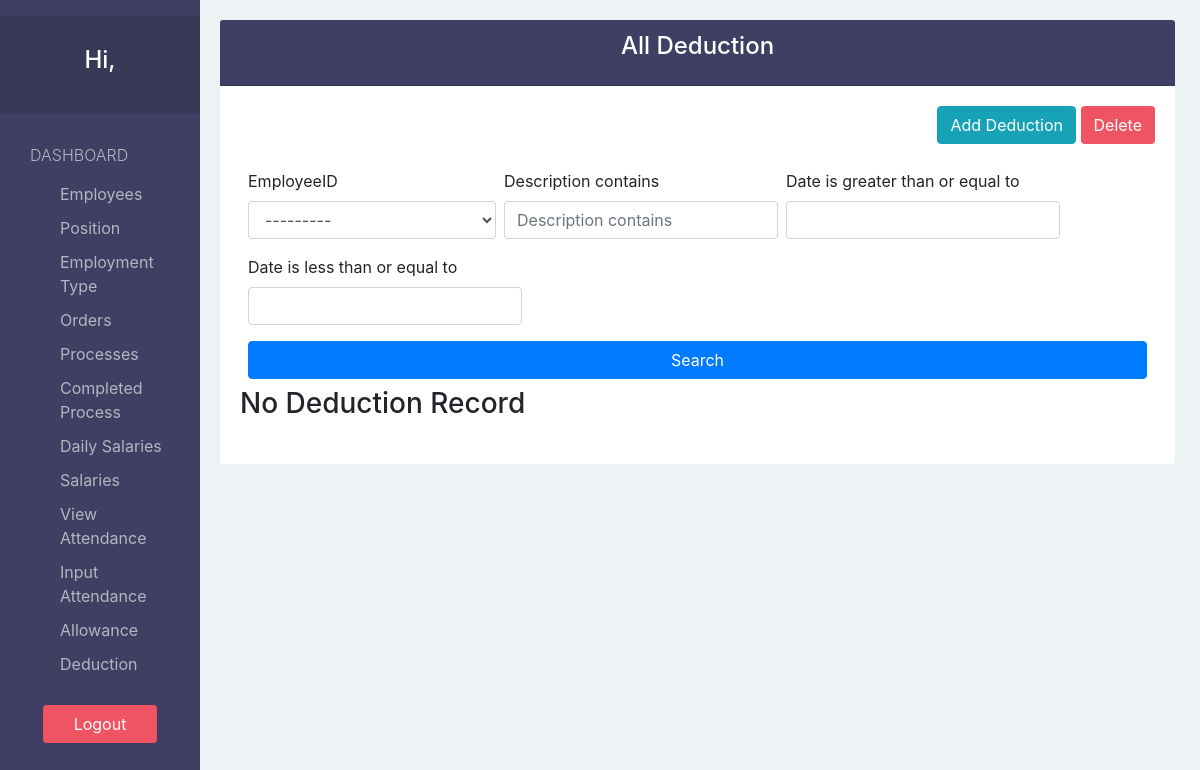
The app's page /deduction/, older data.
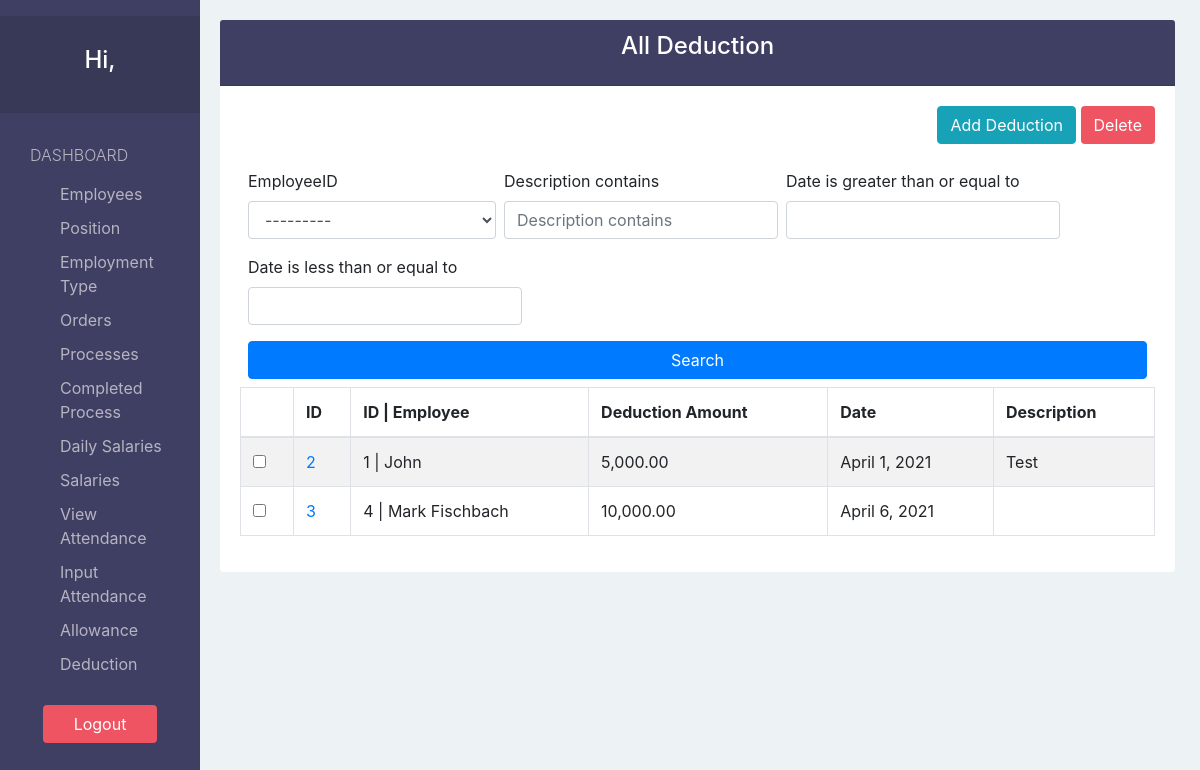
The same page, newer data.
### payrollApp/models.py (models this page shows)
class Deduction(models.Model):
  employeeID  = models.ForeignKey('Employee', default=None, null=True, on_delete=models.SET_DEFAULT)
  amount      = models.DecimalField(decimal_places=2, max_digits=100, validators=[MinValueValidator(0.01, message="Amount must be greater than 0")])
  description = models.CharField(max_length=200, null=True, blank=True)
  date        = models.DateField()

class Employee(models.Model):
  firstName      = models.CharField(max_length=30)
  lastName       = models.CharField(max_length=30, blank=True, null=True)
  phoneNumber    = models.CharField(max_length=15, blank=True, null=True)
  email          = models.CharField(max_length=100, blank=True, null=True)
  address        = models.CharField(max_length=200, blank=True, null=True)
  positionID     = models.ForeignKey('Position', default=None, null=True, on_delete=models.SET_DEFAULT, blank=True)
  employmentTypeID = models.ForeignKey('EmploymentType', default=None, null=True, on_delete=models.SET_DEFAULT, blank=True)
  hireDate       = models.DateTimeField(auto_now_add=True)
  terminationDate= models.DateTimeField(blank=True, null=True)
  notes          = models.TextField(blank=True, null=True)
  def __str__(self):
    if self.lastName:
      return str(self.id)+" | "+self.firstName.capitalize()+" "+self.lastName.capitalize()
    else:
      return str(self.id)+" | "+self.firstName.capitalize()

### payrollApp/views.py (the view)
# urls.py: path('deduction/', views.deduction_view, name="deduction"),
def deduction_view(request):
  deductions = Deduction.objects.all()
  flag   = True
  if not deductions:
    flag=False
  myFilter = DeductionFilter(request.GET, queryset=deductions)
  deductions = myFilter.qs
  context = {
    'deductions':deductions,
    'flags':flag,
    'myFilter':myFilter
  }
  return render(request, 'salary/deduction/deduction.html', context)

### payrollApp/templates/salary/deduction/deduction.html (shortened to what this page needs)
{% extends 'view_base.html' %}
{% load humanize %}
{% load bootstrap4 %}
{% block script %}
  <link rel="stylesheet" href="http://code.jquery.com/ui/1.11.0/themes/smoothness/jquery-ui.css">
{% endblock %}
{% block viewTitle %}All Deduction{% endblock %}
{% block addBtn %}
  <a href="{% url 'create-deduction' %}?next={{ request.path }}" class="btn btn-info">Add Deduction</a>
{% endblock %}
{% block searchForm %}
  <form method="GET" class="searchForm">
    {% bootstrap_form myFilter.form %}
    <button class="btn btn-primary col-lg-12">Search</button>
  </form>
{% endblock %}
{% block columns %}
  {% if flags %}
    {% block form %}
      <form action="{% url 'delete-deduction'%}?next={{ request.path }}" method="POST">{% csrf_token %}
    {% endblock %}
    <th></th>
    <th>ID</th>
    <th>ID | Employee</th>
    <th>Deduction Amount</th>
    <th>Date</th>
    <th>Description</th>
  {% endif %}
{% endblock %}
{% block tbodyContent %}
  {% if not flags %}
  <h3>No Deduction Record</h3>
  {% else %}
    {% for deduction  in deductions %}
      <tr>
        <td><input type="checkbox" name="selected" value="{{ deduction.id }}"></td>
        <td scope="row"><a href="{% url 'edit-deduction' deduction.id %}?next={{ request.path }}">{{ deduction.id }}</a></td>
        <td>{{ deduction.employeeID }}</td>
        <td>{{ deduction.amount|intcomma }}</td>
        <td>{{ deduction.date }}</td>
        <td>{% if deduction.description %}
              {{ deduction.description|slice:"0:100" }}{% if deduction.description|length > 100 %}...{% endif %}
            {% endif %}
        </td>
      </tr>
    {% endfor %}
  {% endif %}
{% endblock %}

Row changes from the older to the newer data that the page shows:
added Deduction: id "2", employeeID "1 | John", amount "5,000.00", date "April 1, 2021", description "Test"
added Deduction: id "3", employeeID "4 | Mark Fischbach", amount "10,000.00", date "April 6, 2021"
Text that changed along with them:
text no longer shown: "No Deduction Record"
text now shown: "ID ID | Employee Deduction Amount Date Description"
